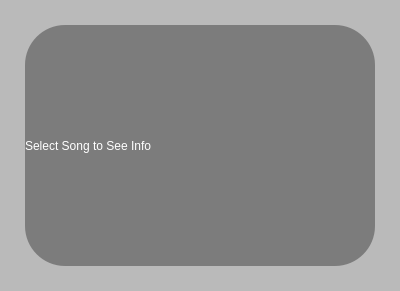
<?xml version="1.0" encoding="UTF-8"?>
<ui version="4.0">
 <class>Form</class>
 <widget class="QWidget" name="Form">
  <property name="geometry">
   <rect>
    <x>0</x>
    <y>0</y>
    <width>400</width>
    <height>291</height>
   </rect>
  </property>
  <property name="windowTitle">
   <string>Form</string>
  </property>
  <property name="styleSheet">
   <string notr="true">background-color:rgb(186, 186, 186);</string>
  </property>
  <layout class="QGridLayout" name="gridLayout">
   <property name="leftMargin">
    <number>25</number>
   </property>
   <property name="topMargin">
    <number>25</number>
   </property>
   <property name="rightMargin">
    <number>25</number>
   </property>
   <property name="bottomMargin">
    <number>25</number>
   </property>
   <item row="0" column="0">
    <widget class="QLabel" name="label">
     <property name="minimumSize">
      <size>
       <width>0</width>
       <height>0</height>
      </size>
     </property>
     <property name="styleSheet">
      <string notr="true">background-color:rgb(124, 124, 124);
border-radius: 40px;
color:white;
font: 14pt &quot;Noto Sans KR&quot;;</string>
     </property>
     <property name="text">
      <string>Select Song to See Info</string>
     </property>
    </widget>
   </item>
  </layout>
 </widget>
 <resources/>
 <connections/>
</ui>
